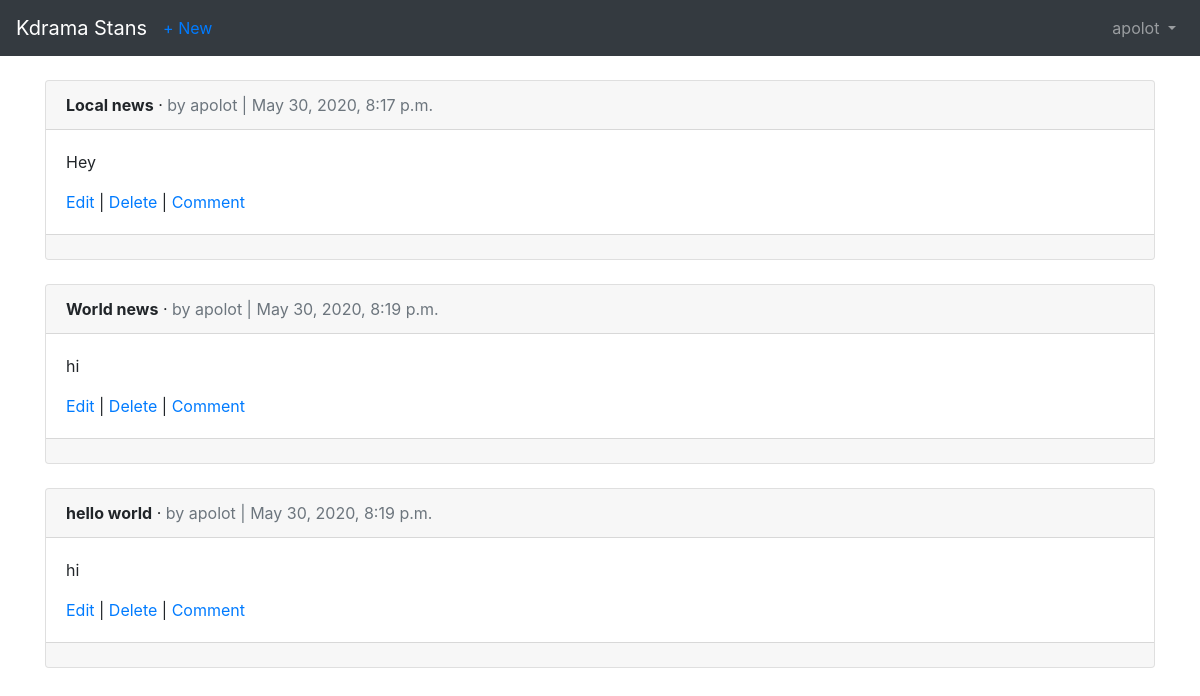
The page /articles/ (signed in) on the database as committed earlier.
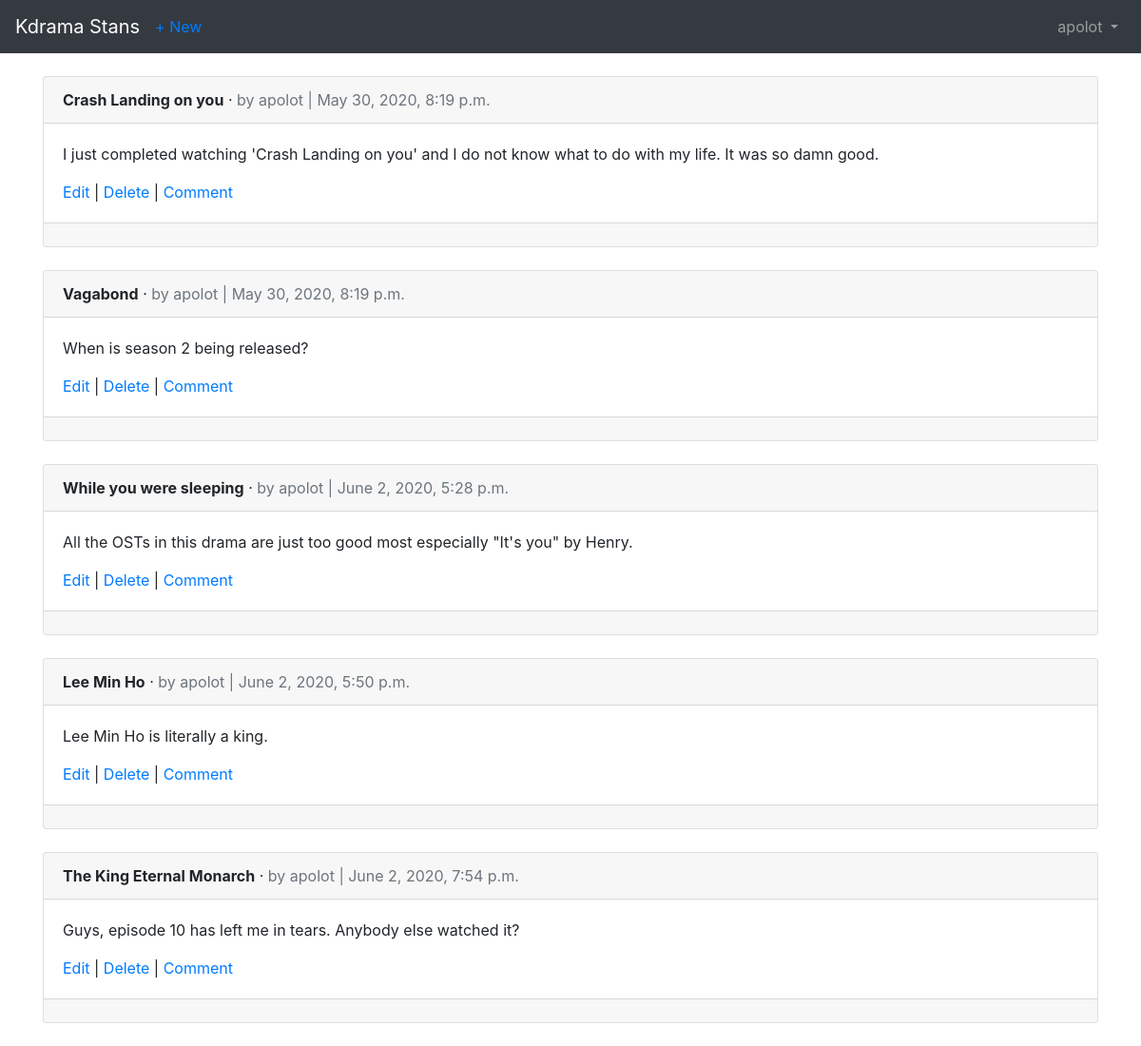
The same page on the database as committed later.
### users/models.py (models this page shows)
class CustomUser(AbstractUser):
    age = models.PositiveIntegerField(null=True, blank=True)

### articles/models.py (models this page shows, shortened)
class Article(models.Model):
    title = models.CharField(max_length=255)
    body = models.TextField()
    date = models.DateTimeField(auto_now_add=True)
    author = models.ForeignKey(
        get_user_model(),
        on_delete=models.CASCADE,
    )

### articles/views.py (the view)
# urls.py: path('', ArticleListView.as_view(), name='article_list'),
class ArticleListView(LoginRequiredMixin, ListView): # new
    model = Article
    template_name = 'article_list.html'
    login_url = 'login' # new

### templates/article_list.html (shortened to what this page needs)
{% extends 'base.html' %}
{% block content %}
  {% for article in object_list %}
    <div class="card">
      <div class="card-header">
        <span class="font-weight-bold">{{ article.title }}</span> &middot;
        <span class="text-muted">by {{ article.author }} |
        {{ article.date }}</span>
      </div>
      <div class="card-body">
        <p>{{ article.body }}</p>
        <a href={% url 'article_edit' article.pk %}>Edit</a> |
        <a href={% url 'article_delete' article.pk %}>Delete</a> |
        <a href={% url 'article_delete' article.pk %}>Comment</a>
      </div>
      <div class="card-footer">
      </div>
    </div>
    <br />
  {% endfor %}
{% endblock content %}

### templates/base.html (shortened to what this page needs)
<!doctype html>
<html lang="en">
  <head>
    <link rel="stylesheet" href="https://stackpath.bootstrapcdn.com/bootstrap/4.1.3/css/bootstrap.min.css">
  </head>
  <body>
    <nav class="navbar navbar-expand-md navbar-dark bg-dark mb-4">
      <a class="navbar-brand" href="{% url 'home' %}">Kdrama Stans</a>
      {% if user.is_authenticated %}
        <ul class="navbar-nav mr-auto">
          <li class="nav-item"><a href="{% url 'article_new' %}">+ New</a></li>
        </ul>
      {% endif %}
      <div class="collapse navbar-collapse" id="navbarCollapse">
        {% if user.is_authenticated %}
          <ul class="navbar-nav ml-auto">
            <li class="nav-item">
              <a class="nav-link dropdown-toggle" href="#" id="userMenu" data-toggle="dropdown" aria-haspopup="true" aria-expanded="false">
                {{ user.username }}
              </a>
            </li>
          </ul>
        {% endif %}
      </div>
    </nav>
    <div class="container">
      {% block content %}
      {% endblock content %}
    </div>
  </body>
</html>

Rows that differ between the two databases and show on the page:
removed Article: title "Local news", author "apolot", date "May 30, 2020, 8:17 p.m.", body "Hey"
changed Article: title "World news" → "Crash Landing on you"; body "hi" → "I just completed watching 'Crash Landing on you' and I do not know what to do with my life. It was so damn good."
changed Article: title "hello world" → "Vagabond"; body "hi" → "When is season 2 being released?"
added Article: title "While you were sleeping", author "apolot", date "June 2, 2020, 5:28 p.m.", body "All the OSTs in this drama are just too good most especially \"It's you\" by Henry."
added Article: title "Lee Min Ho", author "apolot", date "June 2, 2020, 5:50 p.m.", body "Lee Min Ho is literally a king."
added Article: title "The King Eternal Monarch", author "apolot", date "June 2, 2020, 7:54 p.m.", body "Guys, episode 10 has left me in tears. Anybody else watched it?"
